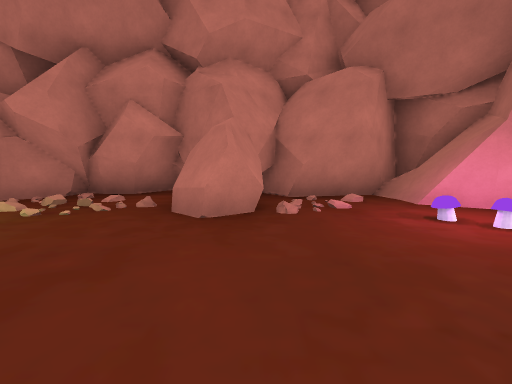
[1] (above)

24 first-person views from a walk through a Unity game level. The camera is 1.2 m above the floor, tilts 6° down and sees 90° across. The floor is counted in squares, 2 m on a side. Each view is taken from the middle of a square. On the plan, view 1 faces up. The plan holds only what a view shows up to about 9 squares ahead; the rest is blank. The place goes on beyond the plan. The player character is not drawn.

[2]
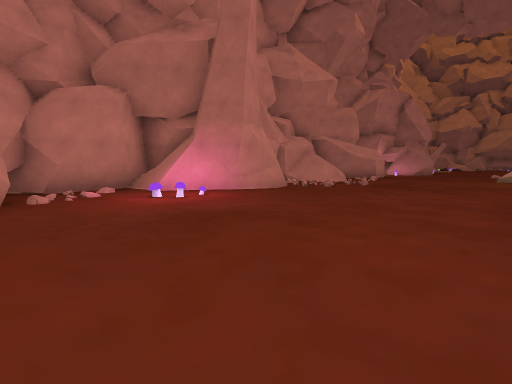

[3]
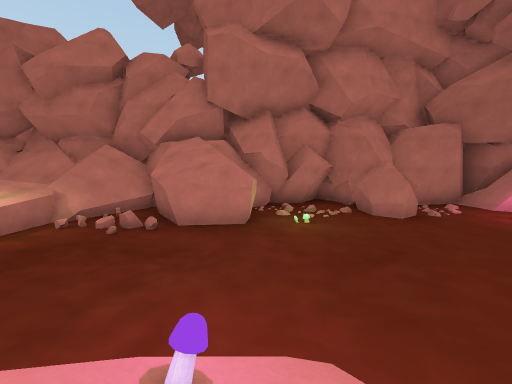

[4]
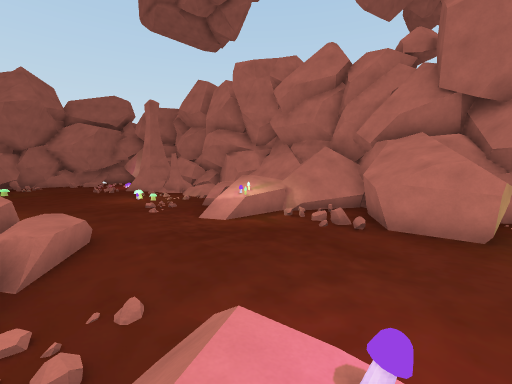

[5]
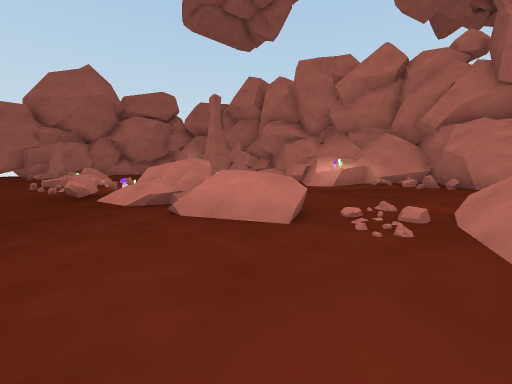

[6]
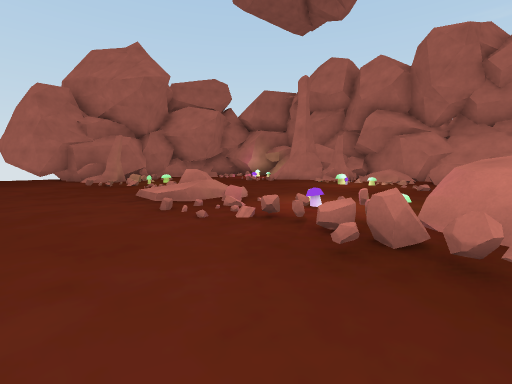

[7]
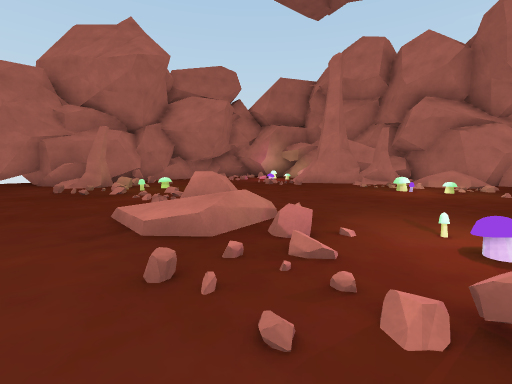

[8]
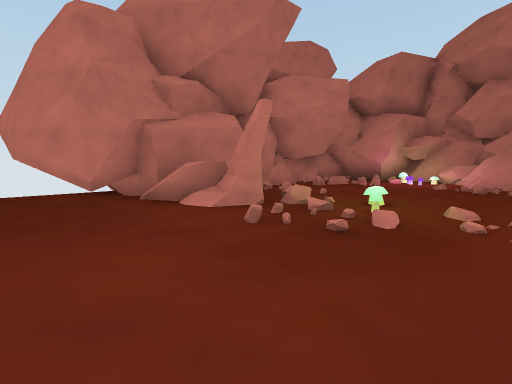

[9]
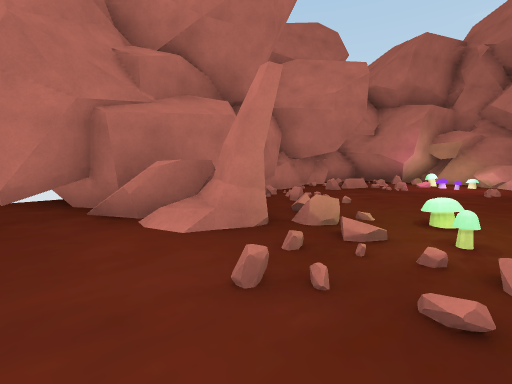

[10]
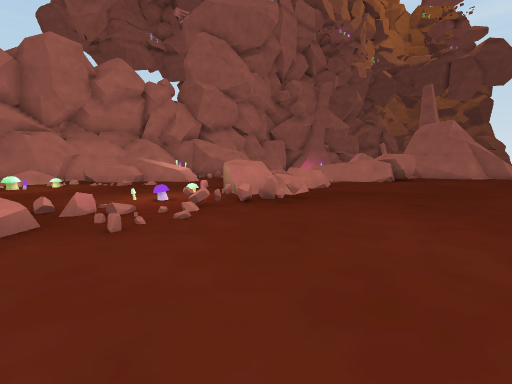

[11]
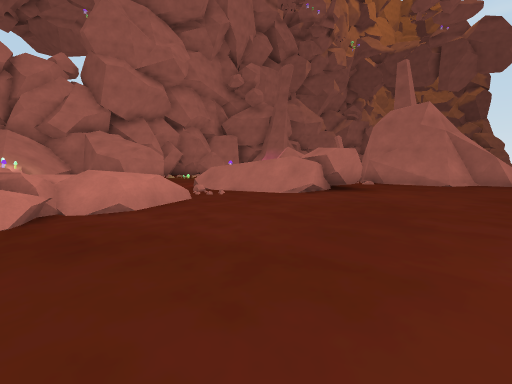

[12]
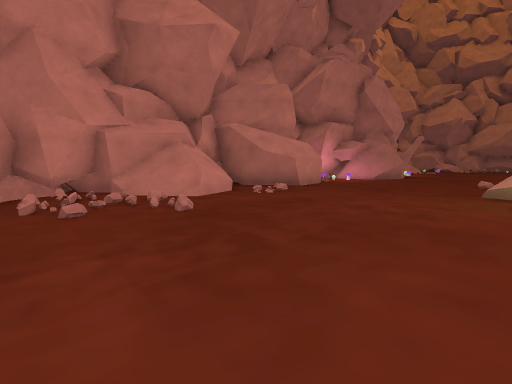

[13]
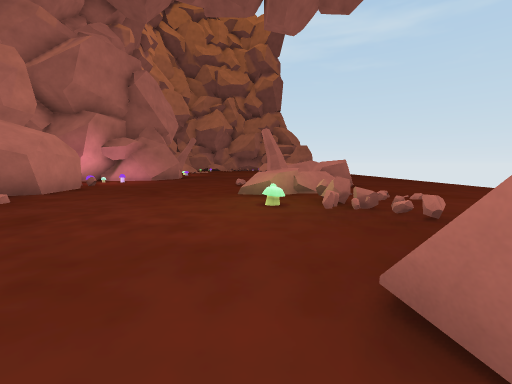

[14]
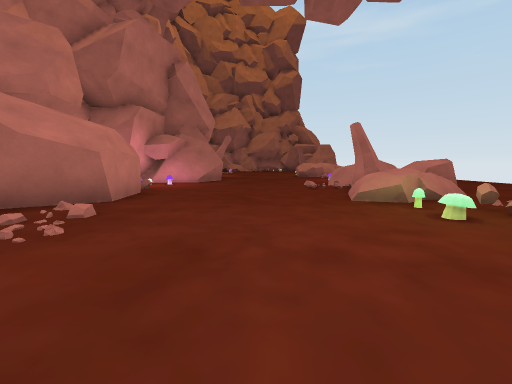

[15]
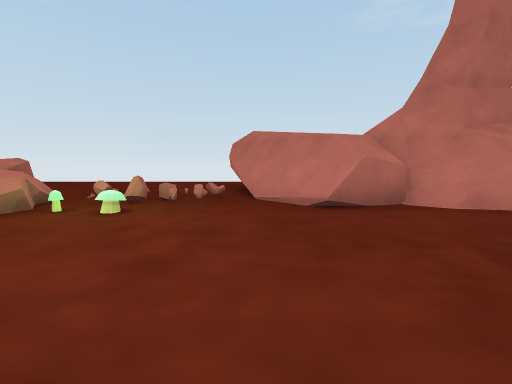

[16]
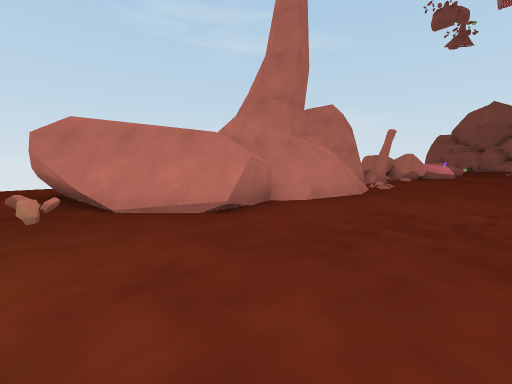

[17]
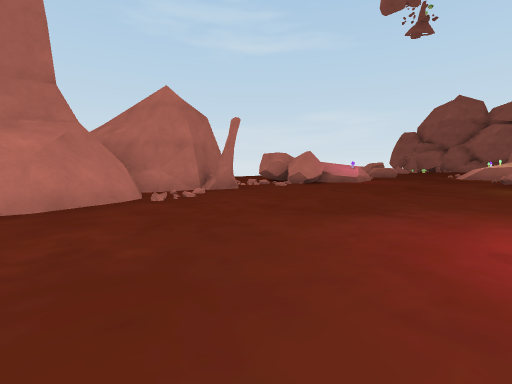

[18]
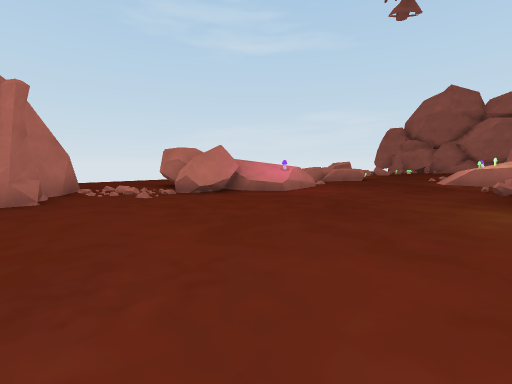

[19]
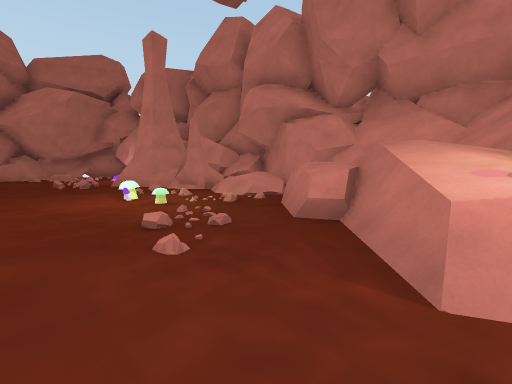

[20]
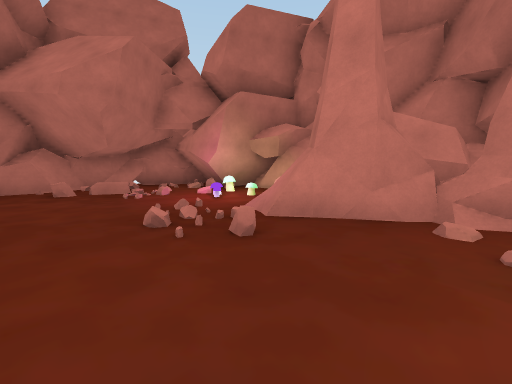

[21]
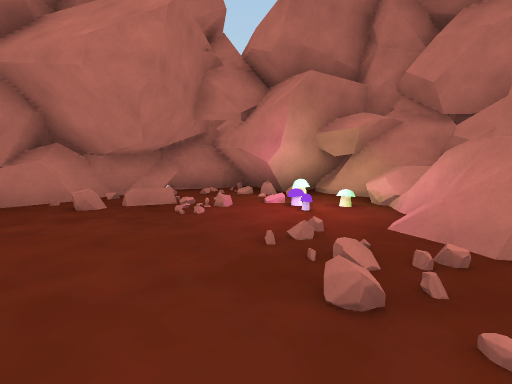

[22]
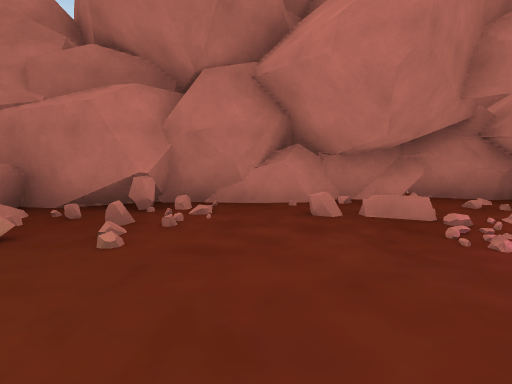

[23]
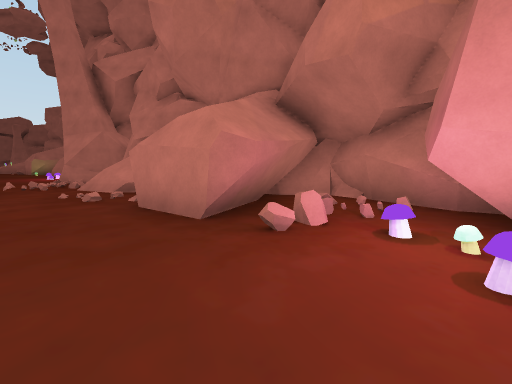

[24]
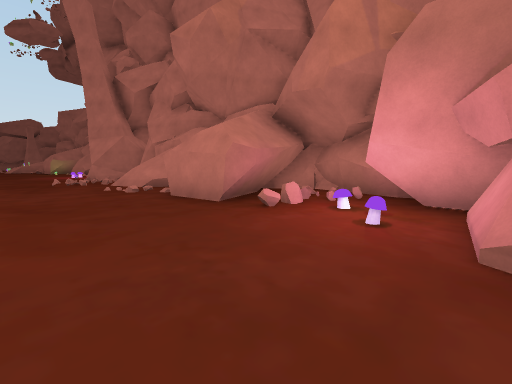

### Floor plan
Key: @ floor where view 1 was taken; # wall or solid block; . floor; / step, stairs or slope; R rock; M mushroom; O other object.
Columns run from 22 left of view 1 to 17 right of it. Each row starts with its distance up from view 1.
  6          #####R     #    #
  5   ###RRR##/////#  #########  ##########
  4 # RRRRRO###////#  #R RRRR############/##
  3 #ROM###RR RR/// ###R R#.M.###R #####RMM#
  2 # OM.##R  RR#O/R#..O....MO.. RR.R .....#
  1 ORR..#..MM ..O..........................
  0 OR...R..O. R..........@.................
 -1 R.......................................
 -2 #R ..........R.. RM/....  .......MMRRO
 -3 ROO M ....MORRRRR//RRR.########.#RRRRR
 -4 #RRRM RRRRMRRRRR / R  ###    #### RRRR R
 -5 ##.  ../RR.RR.....RR.R##       #...... R
 -6 #.....................##       #.......
 -7 ......................##       ........
 -8         ...............#       ........

Positions as (right, up) in squares from view 1, and headings:
1: (0, 0), facing up
2: (0, -2), facing up-right
3: (-4, -3), facing up
4: (-4, -3), facing up-left
5: (-5, -6), facing up-left
6: (-10, -7), facing up-left
7: (-12, -6), facing up-left
8: (-17, -7), facing up-left
9: (-18, -6), facing up-left
10: (-14, -8), facing up-right
11: (-9, -8), facing up-right
12: (6, -2), facing up-right
13: (7, -2), facing right
14: (8, 0), facing right
15: (9, 1), facing down
16: (10, 0), facing down-left
17: (5, 2), facing down-left
18: (1, 2), facing down-left
19: (-9, -1), facing up-left
20: (-15, -1), facing up-left
21: (-17, -1), facing up-left
22: (-18, -1), facing left
23: (16, 1), facing up-left
24: (17, 0), facing up-left
